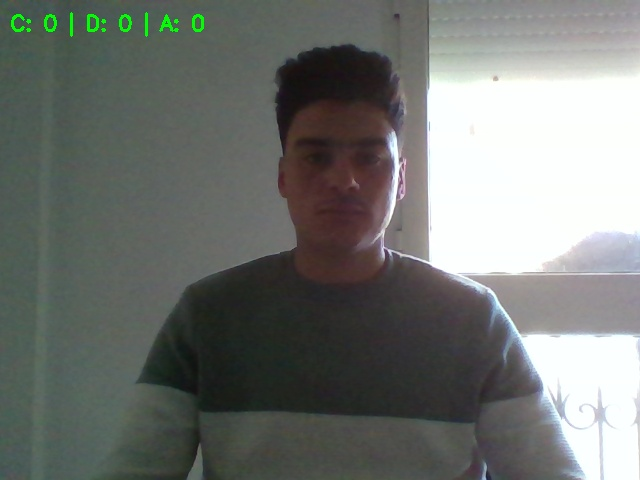
#> input picture concentration_classifier/data/raw/concentre/concentre_1778497328635.jpg, 640 x 480 px, found by its file name
$ python train.py
#> lines starting #> are read from the running program, lines starting #| are printed output that depends on the picture
import os
import cv2
import numpy as np
import joblib
from sklearn.model_selection import train_test_split
from sklearn.ensemble import RandomForestClassifier
from sklearn.metrics import accuracy_score

def load_multi_user_data(data_root="data/raw", size=(64, 64)):
#> called with data_root = 'data/raw', size = (64, 64)
    images = []
    name_labels = []
    status_labels = []

    users = [d for d in os.listdir(data_root) if os.path.isdir(os.path.join(data_root, d))]
    user_map = {name: i for i, name in enumerate(users)}
    status_map = {"concentre": 0, "distrait": 1, "absent": 2}

    print(f"Utilisateurs trouvés : {users}")

    for user in users:
        user_path = os.path.join(data_root, user)
        for status in status_map.keys():
            status_path = os.path.join(user_path, status)
            if not os.path.exists(status_path): continue

            for img_name in os.listdir(status_path):
                try:
                    img = cv2.imread(os.path.join(status_path, img_name))
#> img is the input picture: shape (480, 640, 3); mean B, G, R 114.1, 117.9, 114.4
                    gray = cv2.cvtColor(img, cv2.COLOR_BGR2GRAY)
                    resized = cv2.resize(gray, size)
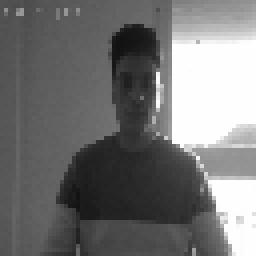
#> resized: shape (64, 64) (shown 4 times larger); min 18, max 255, mean 116.6

                    images.append(resized.flatten())
                    name_labels.append(user_map[user])
                    status_labels.append(status_map[status])
                except: continue

    return np.array(images)/255.0, np.array(name_labels), np.array(status_labels), users

def train():
    X, y_name, y_status, user_list = load_multi_user_data()
    if len(X) == 0:
        print("Aucune donnée !")
        return

    print("Entraînement du modèle d'identité...")
    X_train, X_test, y_train, y_test = train_test_split(X, y_name, test_size=0.2, random_state=42)
    name_model = RandomForestClassifier(n_estimators=100)
    name_model.fit(X_train, y_train)
    print(f"Accuracy Identité : {accuracy_score(y_test, name_model.predict(X_test)):.2f}")

    print("Entraînement du modèle d'état...")
    X_train, X_test, y_train, y_test = train_test_split(X, y_status, test_size=0.2, random_state=42)
    status_model = RandomForestClassifier(n_estimators=100)
    status_model.fit(X_train, y_train)
    print(f"Accuracy État : {accuracy_score(y_test, status_model.predict(X_test)):.2f}")

    joblib.dump(name_model, "models/name_model.pkl")
    joblib.dump(status_model, "models/status_model.pkl")
    joblib.dump(user_list, "models/user_list.pkl")
    print("\nModèles sauvegardés !")

if __name__ == "__main__":
    train()
